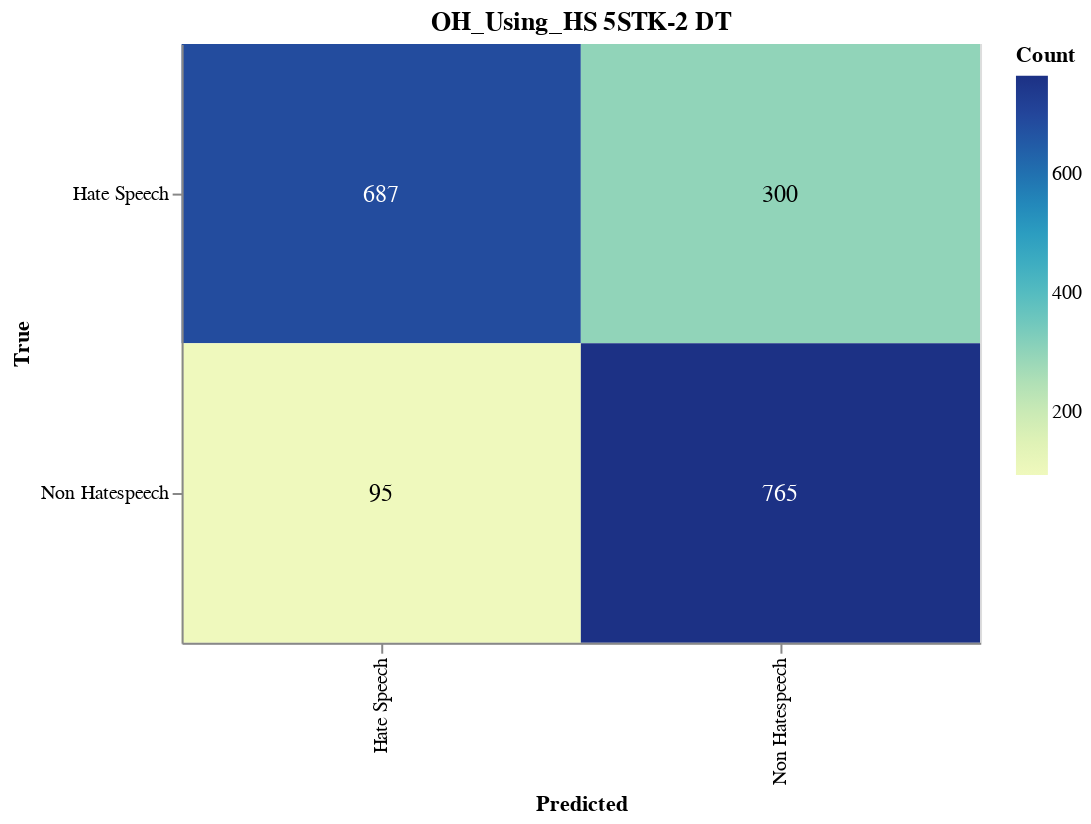

Notebook code for this chart:
### Markdown cell above
#### Save CM

### Code cell
import altair as alt
import altair_saver
import pandas as pd
from sklearn.metrics import confusion_matrix

# Calculate the confusion matrix
cm = confusion_matrix(y_val, adjusted_predictions)

# Define class names
class_names = ['Hate Speech', 'Non Hatespeech']

# Convert confusion matrix to DataFrame
cm_df = pd.DataFrame(cm, index=class_names, columns=class_names).reset_index().melt(id_vars='index')
cm_df.columns = ['True', 'Predicted', 'Count']

# Ensure the order of categories
cm_df['True'] = pd.Categorical(cm_df['True'], categories=class_names, ordered=True)
cm_df['Predicted'] = pd.Categorical(cm_df['Predicted'], categories=class_names, ordered=True)

# Create the Altair plot
heatmap = alt.Chart(cm_df).mark_rect().encode(
    x=alt.X('Predicted:O', sort=class_names),
    y=alt.Y('True:O', sort=class_names),
    color='Count:Q',
    tooltip=['True', 'Predicted', 'Count']
).properties(
    width=400,
    height=300,
    title='OH_Using_HS 5STK-2 DT'
)

# Add text labels
text = heatmap.mark_text(
    align='center',
    baseline='middle',
    fontSize=12
).encode(
    text='Count:Q',
    color=alt.condition(
        alt.datum.Count > cm.max() / 2,
        alt.value('white'),
        alt.value('black')
    )
)

# Combine heatmap and text
final_chart = heatmap + text

# Display the plot
final_chart.show()

### Figure 1 — Vega-Lite specification as saved in the notebook (floating-point values rounded to 4 significant figures)
{"config": {"view": {"continuousWidth": 300, "continuousHeight": 300}}, "layer": [{"mark": {"type": "rect"}, "encoding": {"color": {"field": "Count", "type": "quantitative"}, "tooltip": [{"field": "True", "type": "ordinal"}, {"field": "Predicted", "type": "ordinal"}, {"field": "Count", "type": "quantitative"}], "x": {"field": "Predicted", "sort": ["Hate Speech", "Non Hatespeech"], "type": "ordinal"}, "y": {"field": "True", "sort": ["Hate Speech", "Non Hatespeech"], "type": "ordinal"}}, "title": "OH_Using_HS 5STK-2 DT"}, {"mark": {"type": "text", "align": "center", "baseline": "middle", "fontSize": 12}, "encoding": {"color": {"condition": {"test": "(datum.Count > 382.5)", "value": "white"}, "value": "black"}, "text": {"field": "Count", "type": "quantitative"}, "tooltip": [{"field": "True", "type": "ordinal"}, {"field": "Predicted", "type": "ordinal"}, {"field": "Count", "type": "quantitative"}], "x": {"field": "Predicted", "sort": ["Hate Speech", "Non Hatespeech"], "type": "ordinal"}, "y": {"field": "True", "sort": ["Hate Speech", "Non Hatespeech"], "type": "ordinal"}}, "title": "OH_Using_HS 5STK-2 DT"}], "data": {"name": "data-634ac9f00ae2ede73e16b75ee18f93b7"}, "height": 300, "width": 400, "$schema": "https://vega.github.io/schema/vega-lite/v5.17.0.json", "datasets": {"data-634ac9f00ae2ede73e16b75ee18f93b7": [{"True": "Hate Speech", "Predicted": "Hate Speech", "Count": 687}, {"True": "Non Hatespeech", "Predicted": "Hate Speech", "Count": 95}, {"True": "Hate Speech", "Predicted": "Non Hatespeech", "Count": 300}, {"True": "Non Hatespeech", "Predicted": "Non Hatespeech", "Count": 765}]}}
